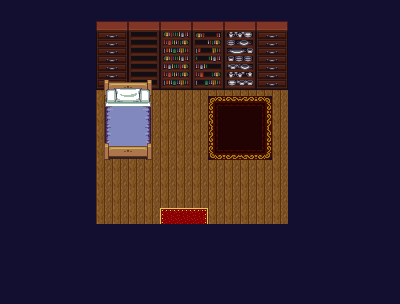

Tiled map render using the project's own tile images. Description and the map definition, with tile-layer contents summarised, below:
An orthogonal 25x19 tile map with 16x16 px tiles, 3 tile layers (Tile Layer 1, Tile Layer 2, Tile Layer 3), 4 tilesets and 60 objects (55x blocker, 3x town, oldman, start point).

<map version="1.0" orientation="orthogonal" width="25" height="19" tilewidth="16" tileheight="16" backgroundcolor="#130f30">
 <tileset firstgid="1" name="tileset1" tilewidth="16" tileheight="16">
  <image source="../graphics/tileset1.png" width="160" height="80" />
 </tileset>
 <tileset firstgid="51" name="tileset2" tilewidth="16" tileheight="16">
  <image source="../graphics/tileset2.png" width="160" height="180" />
 </tileset>
 <tileset firstgid="161" name="tileset3" tilewidth="16" tileheight="16">
  <image source="../graphics/tileset3.png" width="176" height="192" />
 </tileset>
 <tileset firstgid="293" name="house" tilewidth="16" tileheight="16">
  <image source="../graphics/house.png" width="512" height="448" />
 </tileset>
 <layer name="Tile Layer 1" width="25" height="19">
  <data>[475 cells, 108 non-empty, 20 distinct tile ids]</data>
 </layer>
 <layer name="Tile Layer 2" width="25" height="19">
  <data>[475 cells, 60 non-empty, 50 distinct tile ids]</data>
 </layer>
 <layer name="Tile Layer 3" width="25" height="19">
  <data>[475 cells, 20 non-empty, 20 distinct tile ids]</data>
 </layer>
 <objectgroup name="Object Layer 1" width="25" height="19">
  <object name="sprite" type="oldman" gid="115" x="240" y="128">
   <properties>
    <property name="dialogue length" value="5" />
    <property name="dialogue0" value="I am very sick.   cough... cough..." />
    <property name="dialogue1" value="Only an ELIXIR can help me." />
    <property name="dialogue2" value="Please go to my brother and obtain one for me." />
    <property name="dialogue3" value="He lives in a house on the NorthEast shores." />
    <property name="dialogue4" value="I will be forever in your debt." />
   </properties>
  </object>
  <object name="start point" gid="123" x="176" y="224">
   <properties>
    <property name="direction" value="up" />
    <property name="state" value="town" />
   </properties>
  </object>
  <object name="portal" type="town" gid="139" x="192" y="240" />
  <object name="portal" type="town" gid="139" x="176" y="240" />
  <object name="portal" type="town" gid="139" x="160" y="240" />
  <object name="blocker" gid="120" x="144" y="240" />
  <object name="blocker" gid="120" x="128" y="240" />
  <object name="blocker" gid="120" x="112" y="240" />
  <object name="blocker" gid="120" x="96" y="240" />
  <object name="blocker" gid="120" x="80" y="224" />
  <object name="blocker" gid="120" x="80" y="192" />
  <object name="blocker" gid="120" x="80" y="208" />
  <object name="blocker" gid="120" x="80" y="176" />
  <object name="blocker" gid="120" x="80" y="160" />
  <object name="blocker" gid="120" x="80" y="128" />
  <object name="blocker" gid="120" x="80" y="128" />
  <object name="blocker" gid="120" x="80" y="144" />
  <object name="blocker" gid="120" x="80" y="112" />
  <object name="blocker" gid="120" x="80" y="96" />
  <object name="blocker" gid="120" x="96" y="96" />
  <object name="blocker" gid="120" x="112" y="96" />
  <object name="blocker" gid="120" x="112" y="112" />
  <object name="blocker" gid="120" x="112" y="128" />
  <object name="blocker" gid="120" x="112" y="128" />
  <object name="blocker" gid="120" x="112" y="144" />
  <object name="blocker" gid="120" x="112" y="144" />
  <object name="blocker" gid="120" x="112" y="160" />
  <object name="blocker" gid="120" x="128" y="160" />
  <object name="blocker" gid="120" x="128" y="128" />
  <object name="blocker" gid="120" x="128" y="144" />
  <object name="blocker" gid="120" x="128" y="96" />
  <object name="blocker" gid="120" x="128" y="112" />
  <object name="blocker" gid="120" x="160" y="80" />
  <object name="blocker" gid="120" x="144" y="80" />
  <object name="blocker" gid="120" x="176" y="80" />
  <object name="blocker" gid="120" x="192" y="80" />
  <object name="blocker" gid="120" x="224" y="80" />
  <object name="blocker" gid="120" x="208" y="80" />
  <object name="blocker" gid="120" x="256" y="80" />
  <object name="blocker" gid="120" x="240" y="80" />
  <object name="blocker" gid="120" x="272" y="80" />
  <object name="blocker" gid="120" x="288" y="80" />
  <object name="blocker" gid="120" x="288" y="80" />
  <object name="blocker" gid="120" x="288" y="96" />
  <object name="blocker" gid="120" x="288" y="112" />
  <object name="blocker" gid="120" x="288" y="128" />
  <object name="blocker" gid="120" x="288" y="128" />
  <object name="blocker" gid="120" x="288" y="144" />
  <object name="blocker" gid="120" x="288" y="144" />
  <object name="blocker" gid="120" x="288" y="160" />
  <object name="blocker" gid="120" x="288" y="176" />
  <object name="blocker" gid="120" x="288" y="192" />
  <object name="blocker" gid="120" x="288" y="192" />
  <object name="blocker" gid="120" x="288" y="208" />
  <object name="blocker" gid="120" x="288" y="224" />
  <object name="blocker" gid="120" x="272" y="240" />
  <object name="blocker" gid="120" x="256" y="240" />
  <object name="blocker" gid="120" x="240" y="240" />
  <object name="blocker" gid="120" x="224" y="240" />
  <object name="blocker" gid="120" x="208" y="240" />
 </objectgroup>
</map>
